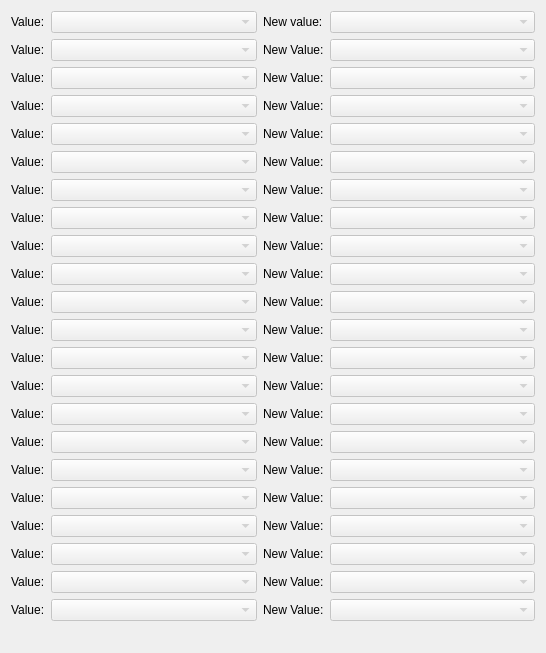
     <widget class="QWidget" name="scrollAreaWidgetContents">
      <property name="geometry">
       <rect>
        <x>0</x>
        <y>0</y>
        <width>546</width>
        <height>653</height>
       </rect>
      </property>
      <layout class="QGridLayout" name="gridLayout_2">
       <item row="14" column="2">
        <widget class="QLabel" name="label_36">
         <property name="text">
          <string>&lt;html&gt;&lt;head/&gt;&lt;body&gt;&lt;p&gt;New Value:&lt;/p&gt;&lt;/body&gt;&lt;/html&gt;</string>
         </property>
        </widget>
       </item>
       <item row="11" column="3">
        <widget class="QComboBox" name="comboBoxNew12">
         <property name="enabled">
          <bool>false</bool>
         </property>
        </widget>
       </item>
       <item row="11" column="0">
        <widget class="QLabel" name="CBlabel3_15">
         <property name="text">
          <string>&lt;html&gt;&lt;head/&gt;&lt;body&gt;&lt;p&gt;Value:&lt;/p&gt;&lt;/body&gt;&lt;/html&gt;</string>
         </property>
        </widget>
       </item>
       <item row="20" column="0">
        <widget class="QLabel" name="CBlabel3_18">
         <property name="text">
          <string>&lt;html&gt;&lt;head/&gt;&lt;body&gt;&lt;p&gt;Value:&lt;/p&gt;&lt;/body&gt;&lt;/html&gt;</string>
         </property>
        </widget>
       </item>
       <item row="16" column="1">
        <widget class="QComboBox" name="comboBoxClass17">
         <property name="enabled">
          <bool>false</bool>
         </property>
         <property name="editable">
          <bool>false</bool>
         </property>
        </widget>
       </item>
       <item row="16" column="0">
        <widget class="QLabel" name="CBlabel3_24">
         <property name="text">
          <string>&lt;html&gt;&lt;head/&gt;&lt;body&gt;&lt;p&gt;Value:&lt;/p&gt;&lt;/body&gt;&lt;/html&gt;</string>
         </property>
        </widget>
       </item>
       <item row="0" column="3">
        <widget class="QComboBox" name="comboBoxNew1">
         <property name="enabled">
          <bool>false</bool>
         </property>
         <property name="sizePolicy">
          <sizepolicy hsizetype="Expanding" vsizetype="Fixed">
           <horstretch>0</horstretch>
           <verstretch>0</verstretch>
          </sizepolicy>
         </property>
        </widget>
       </item>
       <item row="21" column="2">
        <widget class="QLabel" name="label_43">
         <property name="text">
          <string>&lt;html&gt;&lt;head/&gt;&lt;body&gt;&lt;p&gt;New Value:&lt;/p&gt;&lt;/body&gt;&lt;/html&gt;</string>
         </property>
        </widget>
       </item>
       <item row="5" column="1">
        <widget class="QComboBox" name="comboBoxClass6">
         <property name="enabled">
          <bool>false</bool>
         </property>
         <property name="editable">
          <bool>false</bool>
         </property>
        </widget>
       </item>
       <item row="6" column="0">
        <widget class="QLabel" name="CBlabel3_10">
         <property name="text">
          <string>&lt;html&gt;&lt;head/&gt;&lt;body&gt;&lt;p&gt;Value:&lt;/p&gt;&lt;/body&gt;&lt;/html&gt;</string>
         </property>
        </widget>
       </item>
       <item row="17" column="2">
        <widget class="QLabel" name="label_39">
         <property name="text">
          <string>&lt;html&gt;&lt;head/&gt;&lt;body&gt;&lt;p&gt;New Value:&lt;/p&gt;&lt;/body&gt;&lt;/html&gt;</string>
         </property>
        </widget>
       </item>
       <item row="17" column="3">
        <widget class="QComboBox" name="comboBoxNew18">
         <property name="enabled">
          <bool>false</bool>
         </property>
        </widget>
       </item>
       <item row="6" column="1">
        <widget class="QComboBox" name="comboBoxClass7">
         <property name="enabled">
          <bool>false</bool>
         </property>
         <property name="editable">
          <bool>false</bool>
         </property>
        </widget>
       </item>
       <item row="4" column="1">
        <widget class="QComboBox" name="comboBoxClass5">
         <property name="enabled">
          <bool>false</bool>
         </property>
         <property name="editable">
          <bool>false</bool>
         </property>
        </widget>
       </item>
       <item row="9" column="0">
        <widget class="QLabel" name="CBlabel3_13">
         <property name="text">
          <string>&lt;html&gt;&lt;head/&gt;&lt;body&gt;&lt;p&gt;Value:&lt;/p&gt;&lt;/body&gt;&lt;/html&gt;</string>
         </property>
        </widget>
       </item>
       <item row="5" column="0">
        <widget class="QLabel" name="CBlabel3_9">
         <property name="text">
          <string>&lt;html&gt;&lt;head/&gt;&lt;body&gt;&lt;p&gt;Value:&lt;/p&gt;&lt;/body&gt;&lt;/html&gt;</string>
         </property>
        </widget>
       </item>
       <item row="7" column="3">
        <widget class="QComboBox" name="comboBoxNew8">
         <property name="enabled">
          <bool>false</bool>
         </property>
        </widget>
       </item>
       <item row="15" column="2">
        <widget class="QLabel" name="label_37">
         <property name="text">
          <string>&lt;html&gt;&lt;head/&gt;&lt;body&gt;&lt;p&gt;New Value:&lt;/p&gt;&lt;/body&gt;&lt;/html&gt;</string>
         </property>
        </widget>
       </item>
       <item row="7" column="1">
        <widget class="QComboBox" name="comboBoxClass8">
         <property name="enabled">
          <bool>false</bool>
         </property>
         <property name="editable">
          <bool>false</bool>
         </property>
        </widget>
       </item>
       <item row="12" column="0">
        <widget class="QLabel" name="CBlabel3_16">
         <property name="text">
          <string>&lt;html&gt;&lt;head/&gt;&lt;body&gt;&lt;p&gt;Value:&lt;/p&gt;&lt;/body&gt;&lt;/html&gt;</string>
         </property>
        </widget>
       </item>
       <item row="18" column="2">
        <widget class="QLabel" name="label_40">
         <property name="text">
          <string>&lt;html&gt;&lt;head/&gt;&lt;body&gt;&lt;p&gt;New Value:&lt;/p&gt;&lt;/body&gt;&lt;/html&gt;</string>
         </property>
        </widget>
       </item>
       <item row="1" column="1">
        <widget class="QComboBox" name="comboBoxClass2">
         <property name="enabled">
          <bool>false</bool>
         </property>
         <property name="editable">
          <bool>false</bool>
         </property>
        </widget>
       </item>
       <item row="19" column="2">
        <widget class="QLabel" name="label_41">
         <property name="text">
          <string>&lt;html&gt;&lt;head/&gt;&lt;body&gt;&lt;p&gt;New Value:&lt;/p&gt;&lt;/body&gt;&lt;/html&gt;</string>
         </property>
        </widget>
       </item>
       <item row="1" column="0">
        <widget class="QLabel" name="CBlabel3_5">
         <property name="text">
          <string>&lt;html&gt;&lt;head/&gt;&lt;body&gt;&lt;p&gt;Value:&lt;/p&gt;&lt;/body&gt;&lt;/html&gt;</string>
         </property>
        </widget>
       </item>
       <item row="15" column="0">
        <widget class="QLabel" name="CBlabel3_25">
         <property name="text">
          <string>&lt;html&gt;&lt;head/&gt;&lt;body&gt;&lt;p&gt;Value:&lt;/p&gt;&lt;/body&gt;&lt;/html&gt;</string>
         </property>
        </widget>
       </item>
       <item row="8" column="2">
        <widget class="QLabel" name="label_31">
         <property name="text">
          <string>&lt;html&gt;&lt;head/&gt;&lt;body&gt;&lt;p&gt;New Value:&lt;/p&gt;&lt;/body&gt;&lt;/html&gt;</string>
         </property>
        </widget>
       </item>
       <item row="17" column="1">
        <widget class="QComboBox" name="comboBoxClass18">
         <property name="enabled">
          <bool>false</bool>
         </property>
         <property name="editable">
          <bool>false</bool>
         </property>
        </widget>
       </item>
       <item row="8" column="1">
        <widget class="QComboBox" name="comboBoxClass9">
         <property name="enabled">
          <bool>false</bool>
         </property>
         <property name="editable">
          <bool>false</bool>
         </property>
        </widget>
       </item>
       <item row="18" column="0">
        <widget class="QLabel" name="CBlabel3_21">
         <property name="text">
          <string>&lt;html&gt;&lt;head/&gt;&lt;body&gt;&lt;p&gt;Value:&lt;/p&gt;&lt;/body&gt;&lt;/html&gt;</string>
         </property>
        </widget>
       </item>
       <item row="19" column="3">
        <widget class="QComboBox" name="comboBoxNew20">
         <property name="enabled">
          <bool>false</bool>
         </property>
        </widget>
       </item>
       <item row="2" column="1">
        <widget class="QComboBox" name="comboBoxClass3">
         <property name="enabled">
          <bool>false</bool>
         </property>
         <property name="editable">
          <bool>false</bool>
         </property>
        </widget>
       </item>
       <item row="10" column="1">
        <widget class="QComboBox" name="comboBoxClass11">
         <property name="enabled">
          <bool>false</bool>
         </property>
         <property name="editable">
          <bool>false</bool>
         </property>
        </widget>
       </item>
       <item row="16" column="3">
        <widget class="QComboBox" name="comboBoxNew17">
         <property name="enabled">
          <bool>false</bool>
         </property>
        </widget>
       </item>
       <item row="15" column="3">
        <widget class="QComboBox" name="comboBoxNew16">
         <property name="enabled">
          <bool>false</bool>
         </property>
        </widget>
       </item>
       <item row="4" column="3">
        <widget class="QComboBox" name="comboBoxNew5">
         <property name="enabled">
          <bool>false</bool>
         </property>
        </widget>
       </item>
       <item row="17" column="0">
        <widget class="QLabel" name="CBlabel3_22">
         <property name="text">
          <string>&lt;html&gt;&lt;head/&gt;&lt;body&gt;&lt;p&gt;Value:&lt;/p&gt;&lt;/body&gt;&lt;/html&gt;</string>
         </property>
        </widget>
       </item>
       <item row="5" column="3">
        <widget class="QComboBox" name="comboBoxNew6">
         <property name="enabled">
          <bool>false</bool>
         </property>
        </widget>
       </item>
       <item row="18" column="1">
        <widget class="QComboBox" name="comboBoxClass19">
         <property name="enabled">
          <bool>false</bool>
         </property>
         <property name="editable">
          <bool>false</bool>
         </property>
        </widget>
       </item>
       <item row="5" column="2">
        <widget class="QLabel" name="label_24">
         <property name="text">
          <string>&lt;html&gt;&lt;head/&gt;&lt;body&gt;&lt;p&gt;New Value:&lt;/p&gt;&lt;/body&gt;&lt;/html&gt;</string>
         </property>
        </widget>
       </item>
       <item row="13" column="2">
        <widget class="QLabel" name="label_35">
         <property name="text">
          <string>&lt;html&gt;&lt;head/&gt;&lt;body&gt;&lt;p&gt;New Value:&lt;/p&gt;&lt;/body&gt;&lt;/html&gt;</string>
         </property>
        </widget>
       </item>
       <item row="3" column="3">
        <widget class="QComboBox" name="comboBoxNew4">
         <property name="enabled">
          <bool>false</bool>
         </property>
        </widget>
       </item>
       <item row="2" column="3">
        <widget class="QComboBox" name="comboBoxNew3">
         <property name="enabled">
          <bool>false</bool>
         </property>
        </widget>
       </item>
       <item row="1" column="3">
        <widget class="QComboBox" name="comboBoxNew2">
         <property name="enabled">
          <bool>false</bool>
         </property>
        </widget>
       </item>
       <item row="8" column="0">
        <widget class="QLabel" name="CBlabel3_12">
         <property name="text">
          <string>&lt;html&gt;&lt;head/&gt;&lt;body&gt;&lt;p&gt;Value:&lt;/p&gt;&lt;/body&gt;&lt;/html&gt;</string>
         </property>
        </widget>
       </item>
       <item row="9" column="3">
        <widget class="QComboBox" name="comboBoxNew10">
         <property name="enabled">
          <bool>false</bool>
         </property>
        </widget>
       </item>
       <item row="11" column="1">
        <widget class="QComboBox" name="comboBoxClass12">
         <property name="enabled">
          <bool>false</bool>
         </property>
         <property name="editable">
          <bool>false</bool>
         </property>
        </widget>
       </item>
       <item row="11" column="2">
        <widget class="QLabel" name="label_29">
         <property name="text">
          <string>&lt;html&gt;&lt;head/&gt;&lt;body&gt;&lt;p&gt;New Value:&lt;/p&gt;&lt;/body&gt;&lt;/html&gt;</string>
         </property>
        </widget>
       </item>
       <item row="4" column="0">
        <widget class="QLabel" name="CBlabel3_8">
         <property name="text">
          <string>&lt;html&gt;&lt;head/&gt;&lt;body&gt;&lt;p&gt;Value:&lt;/p&gt;&lt;/body&gt;&lt;/html&gt;</string>
         </property>
        </widget>
       </item>
       <item row="7" column="2">
        <widget class="QLabel" name="label_26">
         <property name="text">
          <string>&lt;html&gt;&lt;head/&gt;&lt;body&gt;&lt;p&gt;New Value:&lt;/p&gt;&lt;/body&gt;&lt;/html&gt;</string>
         </property>
        </widget>
       </item>
       <item row="12" column="1">
        <widget class="QComboBox" name="comboBoxClass13">
         <property name="enabled">
          <bool>false</bool>
         </property>
         <property name="editable">
          <bool>false</bool>
         </property>
        </widget>
       </item>
       <item row="3" column="0">
        <widget class="QLabel" name="CBlabel3_7">
         <property name="text">
          <string>&lt;html&gt;&lt;head/&gt;&lt;body&gt;&lt;p&gt;Value:&lt;/p&gt;&lt;/body&gt;&lt;/html&gt;</string>
         </property>
        </widget>
       </item>
       <item row="0" column="2">
        <widget class="QLabel" name="label_34">
         <property name="text">
          <string>&lt;html&gt;&lt;head/&gt;&lt;body&gt;&lt;p&gt;New value:&lt;/p&gt;&lt;/body&gt;&lt;/html&gt;</string>
         </property>
        </widget>
       </item>
       <item row="10" column="3">
        <widget class="QComboBox" name="comboBoxNew11">
         <property name="enabled">
          <bool>false</bool>
         </property>
        </widget>
       </item>
       <item row="6" column="3">
        <widget class="QComboBox" name="comboBoxNew7">
         <property name="enabled">
          <bool>false</bool>
         </property>
        </widget>
       </item>
       <item row="7" column="0">
        <widget class="QLabel" name="CBlabel3_11">
         <property name="text">
          <string>&lt;html&gt;&lt;head/&gt;&lt;body&gt;&lt;p&gt;Value:&lt;/p&gt;&lt;/body&gt;&lt;/html&gt;</string>
         </property>
        </widget>
       </item>
       <item row="14" column="0">
        <widget class="QLabel" name="CBlabel3_23">
         <property name="text">
          <string>&lt;html&gt;&lt;head/&gt;&lt;body&gt;&lt;p&gt;Value:&lt;/p&gt;&lt;/body&gt;&lt;/html&gt;</string>
         </property>
        </widget>
       </item>
       <item row="3" column="1">
        <widget class="QComboBox" name="comboBoxClass4">
         <property name="enabled">
          <bool>false</bool>
         </property>
         <property name="editable">
          <bool>false</bool>
         </property>
        </widget>
       </item>
       <item row="20" column="2">
        <widget class="QLabel" name="label_42">
         <property name="text">
          <string>&lt;html&gt;&lt;head/&gt;&lt;body&gt;&lt;p&gt;New Value:&lt;/p&gt;&lt;/body&gt;&lt;/html&gt;</string>
         </property>
        </widget>
       </item>
       <item row="6" column="2">
        <widget class="QLabel" name="label_27">
         <property name="text">
          <string>&lt;html&gt;&lt;head/&gt;&lt;body&gt;&lt;p&gt;New Value:&lt;/p&gt;&lt;/body&gt;&lt;/html&gt;</string>
         </property>
        </widget>
       </item>
       <item row="8" column="3">
        <widget class="QComboBox" name="comboBoxNew9">
         <property name="enabled">
          <bool>false</bool>
         </property>
        </widget>
       </item>
       <item row="14" column="1">
        <widget class="QComboBox" name="comboBoxClass15">
         <property name="enabled">
          <bool>false</bool>
         </property>
         <property name="editable">
          <bool>false</bool>
         </property>
        </widget>
       </item>
       <item row="20" column="1">
        <widget class="QComboBox" name="comboBoxClass21">
         <property name="enabled">
          <bool>false</bool>
         </property>
         <property name="editable">
          <bool>false</bool>
         </property>
        </widget>
       </item>
       <item row="0" column="0">
        <widget class="QLabel" name="CBlabel3_4">
         <property name="text">
          <string>&lt;html&gt;&lt;head/&gt;&lt;body&gt;&lt;p&gt;Value:&lt;/p&gt;&lt;/body&gt;&lt;/html&gt;</string>
         </property>
        </widget>
       </item>
       <item row="2" column="2">
        <widget class="QLabel" name="label_23">
         <property name="text">
          <string>&lt;html&gt;&lt;head/&gt;&lt;body&gt;&lt;p&gt;New Value:&lt;/p&gt;&lt;/body&gt;&lt;/html&gt;</string>
         </property>
        </widget>
       </item>
       <item row="20" column="3">
        <widget class="QComboBox" name="comboBoxNew21">
         <property name="enabled">
          <bool>false</bool>
         </property>
        </widget>
       </item>
       <item row="12" column="2">
        <widget class="QLabel" name="label_30">
         <property name="text">
          <string>&lt;html&gt;&lt;head/&gt;&lt;body&gt;&lt;p&gt;New Value:&lt;/p&gt;&lt;/body&gt;&lt;/html&gt;</string>
         </property>
        </widget>
       </item>
       <item row="16" column="2">
        <widget class="QLabel" name="label_38">
         <property name="text">
          <string>&lt;html&gt;&lt;head/&gt;&lt;body&gt;&lt;p&gt;New Value:&lt;/p&gt;&lt;/body&gt;&lt;/html&gt;</string>
         </property>
        </widget>
       </item>
       <item row="9" column="2">
        <widget class="QLabel" name="label_28">
         <property name="text">
          <string>&lt;html&gt;&lt;head/&gt;&lt;body&gt;&lt;p&gt;New Value:&lt;/p&gt;&lt;/body&gt;&lt;/html&gt;</string>
         </property>
        </widget>
       </item>
       <item row="21" column="3">
        <widget class="QComboBox" name="comboBoxNew22">
         <property name="enabled">
          <bool>false</bool>
         </property>
        </widget>
       </item>
       <item row="10" column="2">
        <widget class="QLabel" name="label_32">
         <property name="text">
          <string>&lt;html&gt;&lt;head/&gt;&lt;body&gt;&lt;p&gt;New Value:&lt;/p&gt;&lt;/body&gt;&lt;/html&gt;</string>
         </property>
        </widget>
       </item>
       <item row="19" column="0">
        <widget class="QLabel" name="CBlabel3_20">
         <property name="text">
          <string>&lt;html&gt;&lt;head/&gt;&lt;body&gt;&lt;p&gt;Value:&lt;/p&gt;&lt;/body&gt;&lt;/html&gt;</string>
         </property>
        </widget>
       </item>
       <item row="13" column="3">
        <widget class="QComboBox" name="comboBoxNew14">
         <property name="enabled">
          <bool>false</bool>
         </property>
        </widget>
       </item>
       <item row="21" column="0">
        <widget class="QLabel" name="CBlabel3_19">
         <property name="text">
          <string>&lt;html&gt;&lt;head/&gt;&lt;body&gt;&lt;p&gt;Value:&lt;/p&gt;&lt;/body&gt;&lt;/html&gt;</string>
         </property>
        </widget>
       </item>
       <item row="13" column="1">
        <widget class="QComboBox" name="comboBoxClass14">
         <property name="enabled">
          <bool>false</bool>
         </property>
         <property name="editable">
          <bool>false</bool>
         </property>
        </widget>
       </item>
       <item row="3" column="2">
        <widget class="QLabel" name="label_22">
         <property name="text">
          <string>&lt;html&gt;&lt;head/&gt;&lt;body&gt;&lt;p&gt;New Value:&lt;/p&gt;&lt;/body&gt;&lt;/html&gt;</string>
         </property>
        </widget>
       </item>
       <item row="12" column="3">
        <widget class="QComboBox" name="comboBoxNew13">
         <property name="enabled">
          <bool>false</bool>
         </property>
        </widget>
       </item>
       <item row="19" column="1">
        <widget class="QComboBox" name="comboBoxClass20">
         <property name="enabled">
          <bool>false</bool>
         </property>
         <property name="editable">
          <bool>false</bool>
         </property>
        </widget>
       </item>
       <item row="9" column="1">
        <widget class="QComboBox" name="comboBoxClass10">
         <property name="enabled">
          <bool>false</bool>
         </property>
         <property name="editable">
          <bool>false</bool>
         </property>
        </widget>
       </item>
       <item row="18" column="3">
        <widget class="QComboBox" name="comboBoxNew19">
         <property name="enabled">
          <bool>false</bool>
         </property>
        </widget>
       </item>
       <item row="15" column="1">
        <widget class="QComboBox" name="comboBoxClass16">
         <property name="enabled">
          <bool>false</bool>
         </property>
         <property name="editable">
          <bool>false</bool>
         </property>
        </widget>
       </item>
       <item row="21" column="1">
        <widget class="QComboBox" name="comboBoxClass22">
         <property name="enabled">
          <bool>false</bool>
         </property>
         <property name="editable">
          <bool>false</bool>
         </property>
        </widget>
       </item>
       <item row="10" column="0">
        <widget class="QLabel" name="CBlabel3_14">
         <property name="text">
          <string>&lt;html&gt;&lt;head/&gt;&lt;body&gt;&lt;p&gt;Value:&lt;/p&gt;&lt;/body&gt;&lt;/html&gt;</string>
         </property>
        </widget>
       </item>
       <item row="4" column="2">
        <widget class="QLabel" name="label_25">
         <property name="text">
          <string>&lt;html&gt;&lt;head/&gt;&lt;body&gt;&lt;p&gt;New Value:&lt;/p&gt;&lt;/body&gt;&lt;/html&gt;</string>
         </property>
        </widget>
       </item>
       <item row="13" column="0">
        <widget class="QLabel" name="CBlabel3_17">
         <property name="text">
          <string>&lt;html&gt;&lt;head/&gt;&lt;body&gt;&lt;p&gt;Value:&lt;/p&gt;&lt;/body&gt;&lt;/html&gt;</string>
         </property>
        </widget>
       </item>
       <item row="14" column="3">
        <widget class="QComboBox" name="comboBoxNew15">
         <property name="enabled">
          <bool>false</bool>
         </property>
        </widget>
       </item>
       <item row="0" column="1">
        <widget class="QComboBox" name="comboBoxClass1">
         <property name="enabled">
          <bool>false</bool>
         </property>
         <property name="sizePolicy">
          <sizepolicy hsizetype="Expanding" vsizetype="Fixed">
           <horstretch>0</horstretch>
           <verstretch>0</verstretch>
          </sizepolicy>
         </property>
         <property name="editable">
          <bool>false</bool>
         </property>
        </widget>
       </item>
       <item row="2" column="0">
        <widget class="QLabel" name="CBlabel3_6">
         <property name="text">
          <string>&lt;html&gt;&lt;head/&gt;&lt;body&gt;&lt;p&gt;Value:&lt;/p&gt;&lt;/body&gt;&lt;/html&gt;</string>
         </property>
        </widget>
       </item>
       <item row="1" column="2">
        <widget class="QLabel" name="label_33">
         <property name="text">
          <string>&lt;html&gt;&lt;head/&gt;&lt;body&gt;&lt;p&gt;New Value:&lt;/p&gt;&lt;/body&gt;&lt;/html&gt;</string>
         </property>
        </widget>
       </item>
      </layout>
     </widget>
